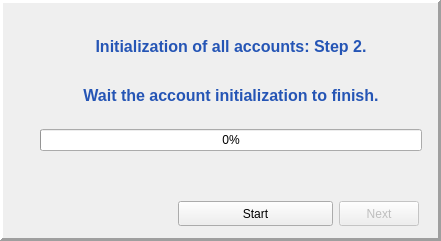
<?xml version="1.0" encoding="UTF-8"?>
<ui version="4.0">
 <class>WindowLoading</class>
 <widget class="QWidget" name="WindowLoading">
  <property name="geometry">
   <rect>
    <x>0</x>
    <y>0</y>
    <width>441</width>
    <height>241</height>
   </rect>
  </property>
  <property name="sizePolicy">
   <sizepolicy hsizetype="Fixed" vsizetype="Fixed">
    <horstretch>0</horstretch>
    <verstretch>0</verstretch>
   </sizepolicy>
  </property>
  <property name="minimumSize">
   <size>
    <width>441</width>
    <height>241</height>
   </size>
  </property>
  <property name="maximumSize">
   <size>
    <width>441</width>
    <height>241</height>
   </size>
  </property>
  <property name="windowTitle">
   <string>Loading...</string>
  </property>
  <property name="windowIcon">
   <iconset>
    <selectedon>:/Image/Loading.jpg</selectedon>
   </iconset>
  </property>
  <widget class="QFrame" name="frame">
   <property name="geometry">
    <rect>
     <x>0</x>
     <y>0</y>
     <width>441</width>
     <height>241</height>
    </rect>
   </property>
   <property name="sizePolicy">
    <sizepolicy hsizetype="Fixed" vsizetype="Fixed">
     <horstretch>0</horstretch>
     <verstretch>0</verstretch>
    </sizepolicy>
   </property>
   <property name="minimumSize">
    <size>
     <width>441</width>
     <height>241</height>
    </size>
   </property>
   <property name="maximumSize">
    <size>
     <width>441</width>
     <height>241</height>
    </size>
   </property>
   <property name="frameShape">
    <enum>QFrame::Panel</enum>
   </property>
   <property name="frameShadow">
    <enum>QFrame::Raised</enum>
   </property>
   <property name="lineWidth">
    <number>3</number>
   </property>
   <widget class="QWidget" name="layoutWidget">
    <property name="geometry">
     <rect>
      <x>40</x>
      <y>20</y>
      <width>382</width>
      <height>131</height>
     </rect>
    </property>
    <layout class="QVBoxLayout" name="verticalLayout">
     <item>
      <widget class="QLabel" name="title">
       <property name="text">
        <string>&lt;html&gt;&lt;head/&gt;&lt;body&gt;&lt;p align=&quot;center&quot;&gt;&lt;span style=&quot; font-size:12pt; font-weight:600; color:#2555b5;&quot;&gt;Initialization of all accounts: Step 2.&lt;/span&gt;&lt;/p&gt;&lt;p align=&quot;center&quot;&gt;&lt;span style=&quot; font-size:12pt; font-weight:600;&quot;&gt;&lt;br/&gt;&lt;/span&gt;&lt;span style=&quot; font-size:12pt; font-weight:600; color:#2555b5;&quot;&gt;Wait the account initialization to finish.&lt;/span&gt;&lt;/p&gt;&lt;/body&gt;&lt;/html&gt;</string>
       </property>
      </widget>
     </item>
     <item>
      <widget class="QProgressBar" name="progressBar">
       <property name="maximum">
        <number>500</number>
       </property>
       <property name="value">
        <number>0</number>
       </property>
      </widget>
     </item>
    </layout>
   </widget>
   <widget class="QWidget" name="layoutWidget">
    <property name="geometry">
     <rect>
      <x>178</x>
      <y>200</y>
      <width>241</width>
      <height>27</height>
     </rect>
    </property>
    <layout class="QHBoxLayout" name="horizontalLayout">
     <item>
      <widget class="QPushButton" name="startButton">
       <property name="enabled">
        <bool>true</bool>
       </property>
       <property name="sizePolicy">
        <sizepolicy hsizetype="Minimum" vsizetype="Fixed">
         <horstretch>105</horstretch>
         <verstretch>25</verstretch>
        </sizepolicy>
       </property>
       <property name="minimumSize">
        <size>
         <width>100</width>
         <height>25</height>
        </size>
       </property>
       <property name="text">
        <string>Start</string>
       </property>
       <property name="checkable">
        <bool>true</bool>
       </property>
      </widget>
     </item>
     <item>
      <widget class="QPushButton" name="nextButton">
       <property name="enabled">
        <bool>false</bool>
       </property>
       <property name="sizePolicy">
        <sizepolicy hsizetype="Fixed" vsizetype="Fixed">
         <horstretch>50</horstretch>
         <verstretch>23</verstretch>
        </sizepolicy>
       </property>
       <property name="minimumSize">
        <size>
         <width>0</width>
         <height>25</height>
        </size>
       </property>
       <property name="maximumSize">
        <size>
         <width>16777211</width>
         <height>16777215</height>
        </size>
       </property>
       <property name="text">
        <string>Next</string>
       </property>
       <property name="checkable">
        <bool>true</bool>
       </property>
      </widget>
     </item>
    </layout>
   </widget>
  </widget>
 </widget>
 <resources/>
 <connections/>
</ui>
